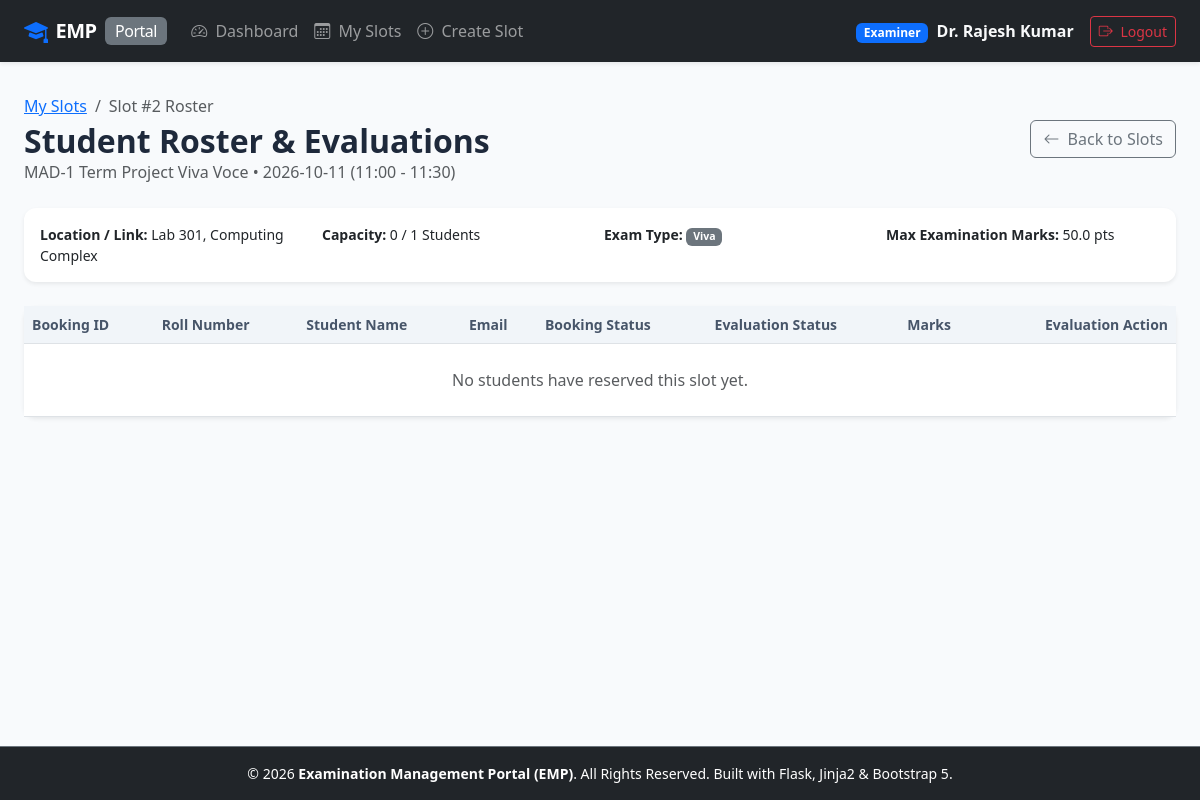
/examiner/slots/2/students (signed in), run on the app's committed database.
### app/models.py (models this page shows, shortened)
class User(UserMixin, db.Model):
    __tablename__ = 'users'
    id = db.Column(db.Integer, primary_key=True)
    username = db.Column(db.String(80), unique=True, nullable=False, index=True)
    email = db.Column(db.String(120), unique=True, nullable=False, index=True)
    password_hash = db.Column(db.String(255), nullable=False)
    role = db.Column(db.String(20), nullable=False) # 'admin', 'examiner', 'student'
    full_name = db.Column(db.String(120), nullable=False)
    created_at = db.Column(db.DateTime, default=datetime.utcnow)
    examiner_profile = db.relationship('ExaminerProfile', backref='user', uselist=False, cascade='all, delete-orphan')
    student_profile = db.relationship('StudentProfile', backref='user', uselist=False, cascade='all, delete-orphan')
    created_slots = db.relationship('ExaminationSlot', backref='examiner', lazy='dynamic')
    student_bookings = db.relationship('Booking', backref='student', lazy='dynamic')
    evaluations_given = db.relationship('Evaluation', backref='examiner', lazy='dynamic')
    @property
    def is_admin(self):
        return self.role == 'admin'
    @property
    def is_examiner(self):
        return self.role == 'examiner'
    @property
    def is_approved_examiner(self):
        if not self.is_examiner:
            return False
        return self.examiner_profile and self.examiner_profile.status == 'approved'

class ExaminationSlot(db.Model):
    __tablename__ = 'examination_slots'
    id = db.Column(db.Integer, primary_key=True)
    examination_id = db.Column(db.Integer, db.ForeignKey('examinations.id', ondelete='CASCADE'), nullable=False)
    examiner_id = db.Column(db.Integer, db.ForeignKey('users.id', ondelete='CASCADE'), nullable=False)
    slot_date = db.Column(db.Date, nullable=False)
    start_time = db.Column(db.Time, nullable=False)
    end_time = db.Column(db.Time, nullable=False)
    max_capacity = db.Column(db.Integer, nullable=False, default=1)
    available_seats = db.Column(db.Integer, nullable=False, default=1)
    status = db.Column(db.String(20), nullable=False, default='Available')
    location_or_link = db.Column(db.String(255), nullable=True, default='Lab 101 / Online Link')
    created_at = db.Column(db.DateTime, default=datetime.utcnow)
    bookings = db.relationship('Booking', backref='slot', cascade='all, delete-orphan', lazy='dynamic')

class Examination(db.Model):
    __tablename__ = 'examinations'
    id = db.Column(db.Integer, primary_key=True)
    course_id = db.Column(db.Integer, db.ForeignKey('courses.id', ondelete='CASCADE'), nullable=False)
    examination_name = db.Column(db.String(150), nullable=False)
    examination_type = db.Column(db.String(50), nullable=False, default='Viva') # 'Viva', 'Practical', 'Project Demo', 'Assessment'
    duration = db.Column(db.Integer, nullable=False, default=30) # Duration in minutes
    max_marks = db.Column(db.Float, nullable=False, default=100.0)
    slot_creation_start_date = db.Column(db.Date, nullable=False)
    slot_creation_end_date = db.Column(db.Date, nullable=False)
    slot_booking_start_date = db.Column(db.Date, nullable=False)
    slot_booking_end_date = db.Column(db.Date, nullable=False)
    status = db.Column(db.String(30), nullable=False, default='Draft')
    created_at = db.Column(db.DateTime, default=datetime.utcnow)
    rubrics = db.relationship('ExaminationRubric', backref='examination', cascade='all, delete-orphan', lazy='dynamic')
    slots = db.relationship('ExaminationSlot', backref='examination', cascade='all, delete-orphan', lazy='dynamic')

### app/examiner/routes.py (the view)
@examiner_bp.route('/slots/<int:slot_id>/students')
@examiner_required
def slot_students(slot_id):
    slot = ExaminationSlot.query.get_or_404(slot_id)
    if slot.examiner_id != current_user.id:
        flash('You can only view students booked in your own slots.', 'danger')
        return redirect(url_for('examiner.slots'))
    bookings = slot.bookings.all()
    return render_template('examiner/slot_students.html', slot=slot, bookings=bookings)

### app/__init__.py (called while the page is built)
@login_manager.user_loader
def load_user(user_id):
    return db.session.get(User, int(user_id))

### app/examiner/routes.py (called while the page is built)
def examiner_required(f):
    @wraps(f)
    @login_required
    def decorated_function(*args, **kwargs):
        if not current_user.is_examiner:
            flash('Access denied. Examiner privileges required.', 'danger')
            return redirect(url_for('index'))
        if not current_user.is_approved_examiner:
            flash('Your examiner account is not approved yet. Please wait for Admin approval.', 'warning')
            return redirect(url_for('auth.login'))
        return f(*args, **kwargs)
    return decorated_function

### app/templates/examiner/slot_students.html (shortened to what this page needs)
{% extends "base.html" %}
{% block content %}
<div class="d-flex justify-content-between align-items-center mb-4">
    <div>
        <nav aria-label="breadcrumb">
            <ol class="breadcrumb mb-1">
                <li class="breadcrumb-item"><a href="{{ url_for('examiner.slots') }}">My Slots</a></li>
                <li class="breadcrumb-item active">Slot #{{ slot.id }} Roster</li>
            </ol>
        </nav>
        <h2 class="fw-bold mb-0">Student Roster & Evaluations</h2>
        <p class="text-muted mb-0">
            {{ slot.examination.examination_name }} &bull; {{ slot.slot_date }} ({{ slot.start_time.strftime('%H:%M') }} - {{ slot.end_time.strftime('%H:%M') }})
        </p>
    </div>
    <a href="{{ url_for('examiner.slots') }}" class="btn btn-outline-secondary">
        <i class="bi bi-arrow-left me-1"></i> Back to Slots
    </a>
</div>
<div class="card p-3 mb-4 shadow-sm border-0 bg-white">
    <div class="row g-2 small">
        <div class="col-md-3">
            <strong>Location / Link:</strong> {{ slot.location_or_link or 'N/A' }}
        </div>
        <div class="col-md-3">
            <strong>Capacity:</strong> {{ slot.max_capacity - slot.available_seats }} / {{ slot.max_capacity }} Students
        </div>
        <div class="col-md-3">
            <strong>Exam Type:</strong> <span class="badge bg-secondary">{{ slot.examination.examination_type }}</span>
        </div>
        <div class="col-md-3">
            <strong>Max Examination Marks:</strong> {{ slot.examination.max_marks }} pts
        </div>
    </div>
</div>
<div class="card shadow-sm border-0">
    <div class="table-responsive">
        <table class="table table-hover align-middle mb-0">
            <thead>
                <tr>
                    <th>Booking ID</th>
                    <th>Roll Number</th>
                    <th>Student Name</th>
                    <th>Email</th>
                    <th>Booking Status</th>
                    <th>Evaluation Status</th>
                    <th>Marks</th>
                    <th class="text-end">Evaluation Action</th>
                </tr>
            </thead>
            <tbody>
                {% for b in bookings %}
                <tr>
                    <td>#{{ b.id }}</td>
                    <td><span class="badge bg-secondary">{{ b.student.student_profile.roll_no if b.student.student_profile else 'N/A' }}</span></td>
                    <td class="fw-bold text-dark">{{ b.student.full_name }}</td>
                    <td>{{ b.student.email }}</td>
                    <td>
                        <span class="badge {% if b.status == 'Booked' %}bg-success{% elif b.status == 'Rescheduled' %}bg-info{% elif b.status == 'Completed' %}bg-secondary{% else %}bg-danger{% endif %}">
                            {{ b.status }}
                        </span>
                    </td>
                    <td>
                        {% if b.evaluation %}
                            <span class="badge bg-success-subtle text-success border border-success">
                                <i class="bi bi-check2-circle me-1"></i> Evaluated
                            </span>
                        {% else %}
                            <span class="badge bg-warning-subtle text-warning border border-warning">
                                <i class="bi bi-hourglass-split me-1"></i> Pending
                            </span>
                        {% endif %}
                    </td>
                    <td>
                        {% if b.evaluation %}
                            <span class="fw-bold text-primary">{{ b.evaluation.total_marks_awarded }} / {{ slot.examination.max_marks }}</span>
                        {% else %}
                            <span class="text-muted small">--</span>
                        {% endif %}
                    </td>
                    <td class="text-end">
                        <a href="{{ url_for('examiner.evaluate_student', booking_id=b.id) }}" class="btn btn-sm {% if b.evaluation %}btn-outline-secondary{% else %}btn-primary{% endif %}">
                            <i class="bi bi-pencil-square me-1"></i> {% if b.evaluation %}Review / Edit{% else %}Evaluate{% endif %}
                        </a>
                    </td>
                </tr>
                {% else %}
                <tr>
                    <td colspan="8" class="text-center py-4 text-muted">No students have reserved this slot yet.</td>
                </tr>
                {% endfor %}
            </tbody>
        </table>
    </div>
</div>
{% endblock %}

### app/templates/base.html (shortened to what this page needs)
<!DOCTYPE html>
<html lang="en">
<head>
    <link href="https://cdn.jsdelivr.net/npm/bootstrap@5.3.3/dist/css/bootstrap.min.css" rel="stylesheet">
    <link href="https://cdn.jsdelivr.net/npm/bootstrap-icons@1.11.3/font/bootstrap-icons.min.css" rel="stylesheet">
    <link href="{{ url_for('static', filename='css/custom.css') }}" rel="stylesheet">
</head>
<body>
    <nav class="navbar navbar-expand-lg navbar-dark bg-dark sticky-top shadow-sm">
        <div class="container-fluid px-lg-4">
            <a class="navbar-brand d-flex align-items-center" href="{{ url_for('index') }}">
                <i class="bi bi-mortarboard-fill text-primary me-2 fs-4"></i>
                <span class="fw-bold">EMP</span>
                <span class="badge bg-secondary ms-2 fs-6 fw-normal d-none d-sm-inline">Portal</span>
            </a>
            <div class="collapse navbar-collapse" id="navbarMain">
                <ul class="navbar-nav me-auto mb-2 mb-lg-0">
                    {% if current_user.is_authenticated %}
                        {% if current_user.is_admin %}
                            <li class="nav-item">
                                <a class="nav-link" href="{{ url_for('admin.dashboard') }}"><i class="bi bi-speedometer2 me-1"></i> Dashboard</a>
                            </li>
                            <li class="nav-item">
                                <a class="nav-link" href="{{ url_for('admin.courses') }}"><i class="bi bi-book me-1"></i> Courses</a>
                            </li>
                            <li class="nav-item">
                                <a class="nav-link" href="{{ url_for('admin.examinations') }}"><i class="bi bi-journal-check me-1"></i> Examinations</a>
                            </li>
                            <li class="nav-item">
                                <a class="nav-link" href="{{ url_for('admin.examiners') }}"><i class="bi bi-person-badge me-1"></i> Examiners</a>
                            </li>
                            <li class="nav-item">
                                <a class="nav-link" href="{{ url_for('admin.slots') }}"><i class="bi bi-calendar-event me-1"></i> Slots</a>
                            </li>
                            <li class="nav-item">
                                <a class="nav-link" href="{{ url_for('admin.bookings') }}"><i class="bi bi-bookmark-check me-1"></i> Bookings</a>
                            </li>
                            <li class="nav-item">
                                <a class="nav-link" href="{{ url_for('admin.search') }}"><i class="bi bi-search me-1"></i> Search</a>
                            </li>
                        {% elif current_user.is_examiner %}
                            <li class="nav-item">
                                <a class="nav-link" href="{{ url_for('examiner.dashboard') }}"><i class="bi bi-speedometer2 me-1"></i> Dashboard</a>
                            </li>
                            <li class="nav-item">
                                <a class="nav-link" href="{{ url_for('examiner.slots') }}"><i class="bi bi-calendar3 me-1"></i> My Slots</a>
                            </li>
                            <li class="nav-item">
                                <a class="nav-link" href="{{ url_for('examiner.create_slot') }}"><i class="bi bi-plus-circle me-1"></i> Create Slot</a>
                            </li>
                        {% endif %}
                    {% else %}
                        <li class="nav-item">
                            <a class="nav-link" href="{{ url_for('index') }}"><i class="bi bi-house-door me-1"></i> Home</a>
                        </li>
                    {% endif %}
                </ul>
                <ul class="navbar-nav ms-auto align-items-center">
                    {% if current_user.is_authenticated %}
                        <li class="nav-item me-3 text-light">
                            <span class="badge bg-primary me-1">{{ current_user.role|capitalize }}</span>
                            <span class="fw-semibold">{{ current_user.full_name }}</span>
                        </li>
                        <li class="nav-item">
                            <a class="btn btn-outline-danger btn-sm" href="{{ url_for('auth.logout') }}">
                                <i class="bi bi-box-arrow-right me-1"></i> Logout
                            </a>
                        </li>
                    {% endif %}
                </ul>
            </div>
        </div>
    </nav>
    <main class="main-content container-fluid px-lg-4 py-3">
        {% block content %}{% endblock %}
    </main>
    <footer class="bg-dark text-white text-center py-3 mt-auto border-top border-secondary">
        <div class="container-fluid">
            <p class="mb-0 small text-light-50">
                &copy; 2026 <strong>Examination Management Portal (EMP)</strong>. All Rights Reserved. Built with Flask, Jinja2 & Bootstrap 5.
            </p>
        </div>
    </footer>
</body>
</html>

### app/static/css/custom.css (style rules this page uses)
:root { --primary-color: #1e3a8a; --primary-dark: #0f172a; --accent-color: #3b82f6; --success-color: #059669; --warning-color: #d97706; --danger-color: #dc2626; --card-shadow: 0 4px 6px -1px rgba(0, 0, 0, 0.1), 0 2px 4px -1px rgba(0, 0, 0, 0.06); }
body { background-color: #f8fafc; font-family: system-ui, -apple-system, "Segoe UI", Roboto, "Helvetica Neue", Arial, sans-serif; color: #1e293b; min-height: 100vh; display: flex; flex-direction: column; }
.main-content { flex: 1; }
.navbar-brand { font-weight: 700; letter-spacing: -0.5px; }
.card { border: none; border-radius: 0.75rem; box-shadow: var(--card-shadow); transition: transform 0.15s ease-in-out, box-shadow 0.15s ease-in-out; }
.table th { background-color: #f1f5f9; color: #475569; font-weight: 600; font-size: 0.875rem; border-top: none; }
.table td { vertical-align: middle; }

### data on the page
User: role "Examiner", full_name "Dr. Rajesh Kumar"
ExaminationSlot: id "2", slot_date "2026-10-11", start_time "11:00", end_time "11:30", location_or_link "Lab 301, Computing Complex", slot.max_capacity-slot.available_seats "0", max_capacity "1"
Examination: examination.examination_name "MAD-1 Term Project Viva Voce", examination.examination_type "Viva", examination.max_marks "50.0"
